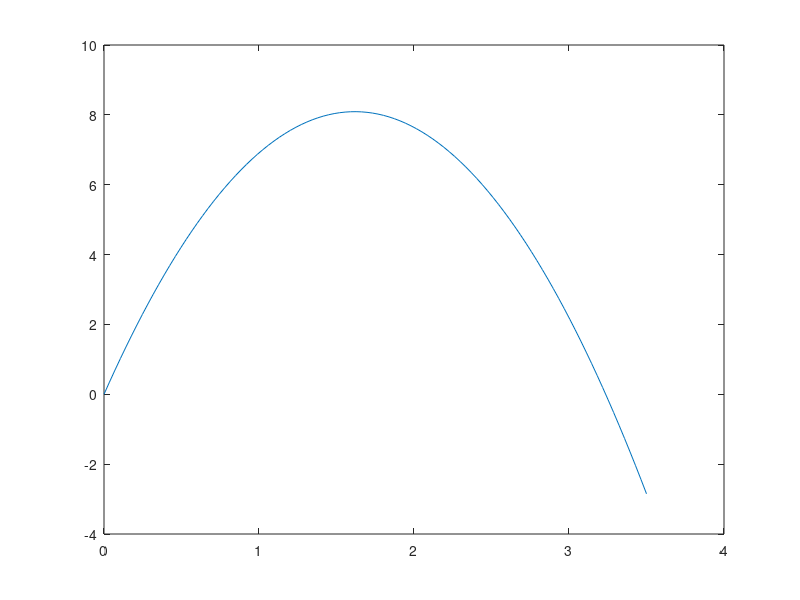
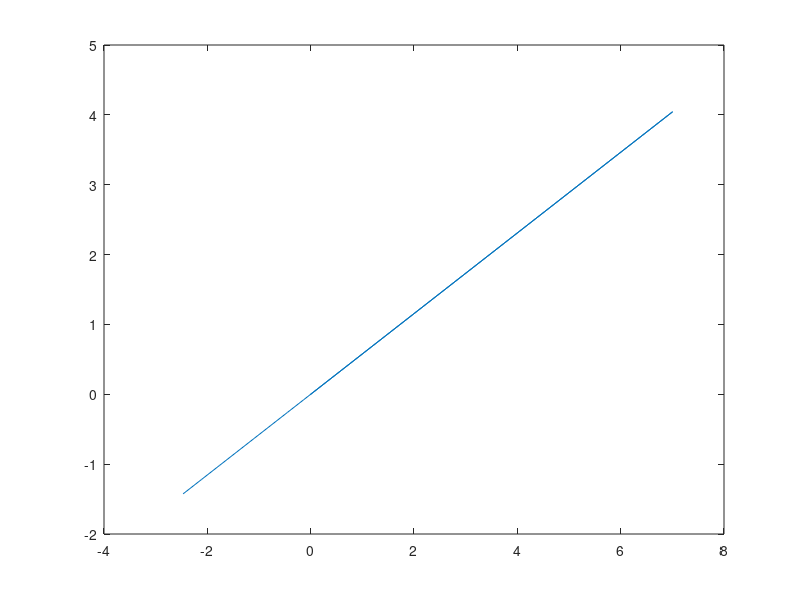

Write the MATLAB code that produced these figures, in order.
% Eske sklir på skråplan

clear;
close all;

% Lager plott som er fasit

% Brukeren setter disse verdiene
m= 1; % massen, kg

g = 9.81; % Tyngdeakselerasjonen, m/s^2

angle = 30; % Vinkelen til skråplanet
theta = angle/180*pi; % Vinkelen i radianer

L = 1; % Lengden av skråplanet, m
b = 0.1; % Lengden av eska, m. Brukes til å vurdere hvorvidt eska
         % tipper over kanten, 

mu_k = 0.15; % Dynamisk friksjonskoeffisient

v_0 = 10; % Startfarta oppover skråplanet, m/s

% For tegning av resultatet
t_0 = 0; % Starttidspunktet
t_N = 100; % Antall tidssteg
dt = 0.035; % Størrelsen på hvert tidssteg, simuleringen foregår fra
          % t=[t_0, Ndt]



% Rotasjonsmatrisa, v'=Rv. Roterer en vektor i x-y
% koordinatsystemet, til en i x'-y' koordinatsystemet. inverse(R)
% tar en vektor motsatt vei.
% x' er positiv oppover skråplanet, med y' positiv normalt opp fra skråplanet.
R=[cos(theta), sin(theta);
   -sin(theta), cos(theta)];


% Skal nå regne ut posisjonen som en funksjon av tiden.

% Først setter vi opp kreftene i x'-y' merket koordinatsystemet. I
% x-y koordinatsystemet er Gx=0, og Gy = -mg.
G=[0; -m*g]; % Tyngekrafta som en kolonnevektor i x-y koordinatsystemet
G2 = R*G;   % Tyngdekrafta som vektor i x'-y' koordinatsystemet.

% Siden eska ikke beveger seg i y' retning, så er akselerasjonen
% den veien lik null. Summen av kreftene er normalkrafta tyngdens
% komponent i y' retning. Hvilket medfører at normalkrafta er like
% stor som G2(2), 
N = -G2(2); % m/s^2

% Vi må finne friksjonen fra normalkrafta
f = mu_k*N; % f peker i negativ x' retning, N


% I x' retning bruker vi N2.
a_x2 = 1/m*( G2(1) - f ); % akselerasjonen i x' retning, m/s^2

% Så bruker vi en bevegelsesligning for konstant akselerasjon, x=x0
% + v_0t + 1/2 * at^2
% Men først må vi initialisere en vektor med tider vi skal regne ut
% x' i, og så en vektor med like mange plasser til å regne ut x'

t = linspace(t_0, dt*t_N, t_N); 
x2= zeros(t_N, 1)'; % En kolonnevektor med t_N nuller, x'
                    % posisjonen.
x= zeros(t_N, 1)'; % x posisjonen
y= zeros(t_N, 1)'; % y posisjonen

% Så regner vi ut x' for hvert tidspunkt i vektoren t.
% Ligninga, x=x0 + v_0t + 1/2 * at^2, med x_0 lik null, gir en
% ligning for tiden det har tatt å komme til posisjon x,
x2(1) = 0;
for i=2:t_N
    x2(i) = v_0 * t(i) + 1/2 * a_x2 * t(i)^2;
end

plot(t,x2)

% Nå vil jeg også ta med x og y, i det "originale"
% koordinatsystemet
for i=1:t_N
    x(i) = cos(theta)*x2(i);
    y(i) = sin(theta)*x2(i);
end
figure % ny figur
plot(x,y)



% Her regner vi ut endeposisjonen, som en test for å se at
% algoritma er korrekt.

% 2as = v^2 - v_0^2, den "tidløse" bevegelsesligninga for bevegelse
% med konstant akselerasjon. s er da (x-x_0), og hvis s > L så
% tipper vi over kanten. Klossen stopper ved v=0. -> 2as = - v_0^2


distance_to_stop = -v_0^2/(2*a_x2);



% La oss nå analysere videre, dette er veldig "enkelt" og greit i
% octave. For eksempel, la oss regne ut hastighetene
% v_x = dx/dt
v_x2 = diff(x2)/dt;
v_x=diff(x)/dt;
v_y = diff(y)/dt;



